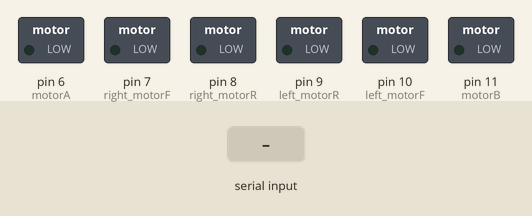
This sketch was run on a simulated Arduino Uno, built with avr-gcc and run on an emulated ATmega328P. On the bench: switched loads named in the sketch (green lamp = pin HIGH). The test bench sets the inputs (shaded band).

Above: at 1.2 s.
1.3 s: "F" received over the second serial link
At 2.2 s:
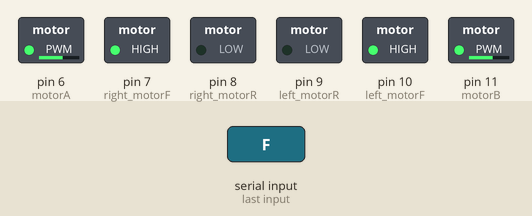
2.8 s: "B" received over the second serial link
At 3.3 s:
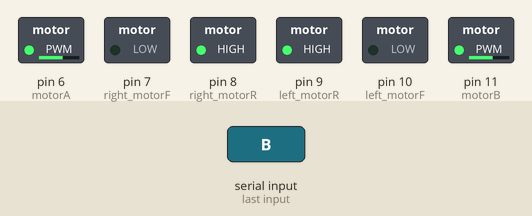
4.3 s: "L" received over the second serial link
At 4.6 s:
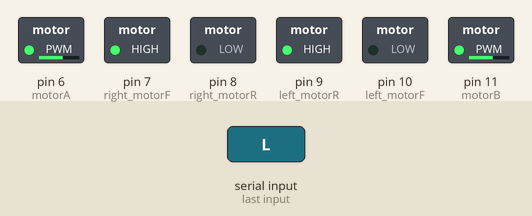
5.8 s: "R" received over the second serial link
At 6.8 s:
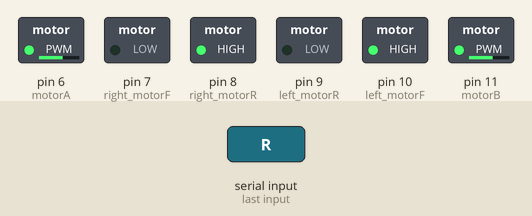
7.3 s: "G" received over the second serial link
At 7.7 s:
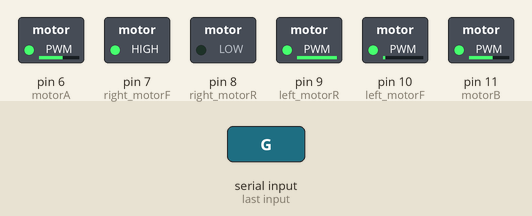
8.8 s: "I" received over the second serial link
At 9.3 s:
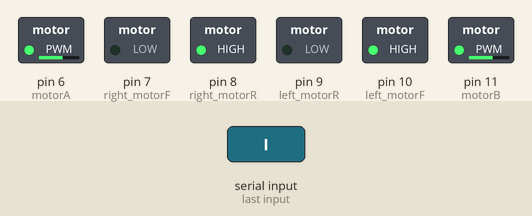
Timing chart, 0 to 11.3 s (numbered marks = the images above; inputs shaded):
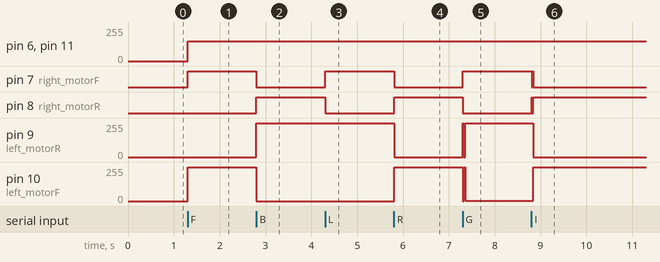

Measured:
- after the input at 1.3 s, pin 6 (motorA), pin 11 (motorB): 0/255 → 150/255 at once; pin 7 (right_motorF): LOW → HIGH at once; pin 10 (left_motorF): 0/255 → 255/255 at once
- after the input at 2.8 s, pin 7 (right_motorF): HIGH → LOW at once; pin 8 (right_motorR): LOW → HIGH at once; pin 9 (left_motorR): 0/255 → 255/255 at once; pin 10 (left_motorF): 255/255 → 0/255 at once
- after the input at 4.3 s, pin 7 (right_motorF): LOW → HIGH at once; pin 8 (right_motorR): HIGH → LOW at once
- after the input at 5.8 s, pin 7 (right_motorF): HIGH → LOW at once; pin 8 (right_motorR): LOW → HIGH at once; pin 9 (left_motorR): 255/255 → 0/255 at once; pin 10 (left_motorF): 0/255 → 255/255 at once
- after the input at 7.3 s, pin 7 (right_motorF): LOW → HIGH at once; pin 8 (right_motorR): HIGH → LOW at once; pin 9 (left_motorR): 0/255 → 254/255 at once; pin 10 (left_motorF): 255/255 → 1/255 at once
- after the input at 8.8 s, pin 7 (right_motorF): HIGH → LOW at once, → HIGH 0.02 s later, → LOW 0.02 s later; pin 8 (right_motorR): LOW → HIGH at once, → LOW 0.02 s later, → HIGH 0.02 s later; pin 9 (left_motorR): 254/255 → 0/255 at once; pin 10 (left_motorF): 1/255 → 255/255 at once

The sketch:

proj.ino
```cpp
#include <SoftwareSerial.h>
SoftwareSerial mySerial(12, 13); // RX, TX

char BT_input = 'o'; //Bluetooth input
int left_motorF = 10; //left motors forward
int left_motorR = 9; //left motors reverse
int right_motorR = 8; //right motors reverse
int right_motorF = 7; //right motors forward
int motorA = 6; //enable motor A For Left Wheels
int motorB = 11; //enable motor B For Right Wheels

int R_IR = 3; //IR sensor Right
int M_IR = A1; //IR sensor Middle
int L_IR = 2; //IR sensor Left

void readBT(){    //Read from bluetooth module
  if(mySerial.available()){
    BT_input = mySerial.read();
  //  Serial.println(BT_input);
  }
}

void forward(int speed1 = 150, int speed2 = 150){    //move forward(all motors rotate in forward direction)
  digitalWrite(left_motorF, HIGH);
  digitalWrite(right_motorF, HIGH);
  digitalWrite(left_motorR, LOW);
  digitalWrite(right_motorR, LOW);
  analogWrite(motorA, speed1);// control speed of motor A
  analogWrite(motorB, speed2);// control speed of motor B
}

void backward(){    //move reverse (all motors rotate in reverse direction)
  digitalWrite(left_motorR, HIGH);
  digitalWrite(right_motorR, HIGH);
  digitalWrite(left_motorF, LOW);
  digitalWrite(right_motorF, LOW);
}

void turnLeft(int Speed1 = 150, int Speed2 = 150){    //turn left (right side motors rotate in forward direction, left side motors doesn't rotate)

  digitalWrite(right_motorF, HIGH);
  digitalWrite(left_motorF, LOW);
  digitalWrite(right_motorR, LOW);
  digitalWrite(left_motorR, HIGH);
  analogWrite(motorB,Speed1);
  analogWrite(motorA,Speed2);
}

void turnRight(int Speed1 = 150, int Speed2 = 150){   //turn right (left side motors rotate in forward direction, right side motors doesn't rotate)
  digitalWrite(left_motorF, HIGH);
  digitalWrite(right_motorF, LOW);
  digitalWrite(right_motorR, HIGH);
  digitalWrite(left_motorR, LOW);

  analogWrite(motorA,Speed1);
  analogWrite(motorB,Speed2);
}

void stopMotors(){  //STOP (all motors stop)
  digitalWrite(left_motorF, LOW);
  digitalWrite(left_motorR, LOW);
  digitalWrite(right_motorF, LOW);
  digitalWrite(right_motorR, LOW);
}
void setup() {
  pinMode(left_motorF, OUTPUT);   //left motors forward
  pinMode(left_motorR, OUTPUT);   //left motors reverse
  pinMode(right_motorF, OUTPUT);   //right motors forward
  pinMode(right_motorR, OUTPUT);   //right motors reverse
  mySerial.begin(9600);
  Serial.begin(9600);
//  Serial.println(analogRead(R_IR));
}
 void leftinterrupt()
 {
  stopMotors();
  delay(30);
  while (digitalRead(2)==1)
     turnLeft(170,170);
 }
 void rightinterrupt()
 {
  stopMotors();
  delay(30);
  while (digitalRead(3)==1)
     turnRight(170,170);
 }
void loop() {
  readBT();                               //Read from bluetooth module
//   mySerial.println("jiu");
  if(BT_input == 'F') forward();          //move forward

  else if(BT_input == 'B') backward();    //move reverse

  else if(BT_input == 'L') turnLeft();    //turn left

  else if(BT_input == 'R') turnRight();   //turn right

  else if(BT_input == 'I'){
    forward();
    turnRight();
  }
  else if(BT_input == 'G'){
    forward();
    turnLeft();
  }

  else if(BT_input == 'J'){
    backward();
    turnLeft();
  }

  else if(BT_input == 'H'){
    backward();
    turnRight();
  }

  else if(BT_input == 'S') stopMotors();  //STOP

  else if (BT_input == 'X') {            // IR line follower

    while(BT_input != 'x'){
      if(digitalRead(L_IR)==0||digitalRead(R_IR)==0){
       attachInterrupt(0,leftinterrupt,RISING);
       attachInterrupt(1,rightinterrupt,RISING);
              forward(15);

      }else if (digitalRead(L_IR)==1&&digitalRead(R_IR)==1){
        forward(15);
        }
       else forward(15);
//      mySerial.println(L_IR);
//      if ((digitalRead(L_IR) == 0)&&(digitalRead(M_IR) == 1)&&(digitalRead(R_IR) == 0)) forward();
//
//      if ((digitalRead(L_IR) == 1)&&(digitalRead(M_IR) == 1)&&(digitalRead(R_IR) == 0)) turnLeft();
//      if ((digitalRead(L_IR) == 1)&&(digitalRead(M_IR) ==0)&&(digitalRead(R_IR) == 0))  turnLeft();
//
//      if ((digitalRead(L_IR) == 0)&&(digitalRead(M_IR) == 1)&&(digitalRead(R_IR) == 1)) turnRight();
//      if ((digitalRead(L_IR) == 0)&&(digitalRead(M_IR) == 0)&&(digitalRead(R_IR) == 1)) turnRight();
//      if ((digitalRead(L_IR) == 1)&&(digitalRead(M_IR) == 1)&&(digitalRead(R_IR) == 1)) stopMotors();
//      if ((digitalRead(L_IR) == 0)&&(digitalRead(M_IR) == 0)&&(digitalRead(R_IR) == 0)) stopMotors();
    //  if ((digitalRead(L_IR) == 0)&&(digitalRead(R_IR) == 0)) forward();
  //    if ((digitalRead(L_IR) == 1)&&(digitalRead(R_IR) == 0)) turnRight();
//      if ((digitalRead(L_IR) == 0)&&(digitalRead(R_IR) == 1)) turnLeft();

//      if ((digitalRead(L_IR) == 1)&&(digitalRead(R_IR) == 1)) forward();
      readBT();
    }
    detachInterrupt(0);
    detachInterrupt(1);
    stopMotors();

  }
  delay(10);
}

//int isBlack(int IR){
//  if(analogRead(IR)>500){
//    return 1;
//  }else if(analogRead(IR)<500){
//    return 0;
//  }
//}
```
